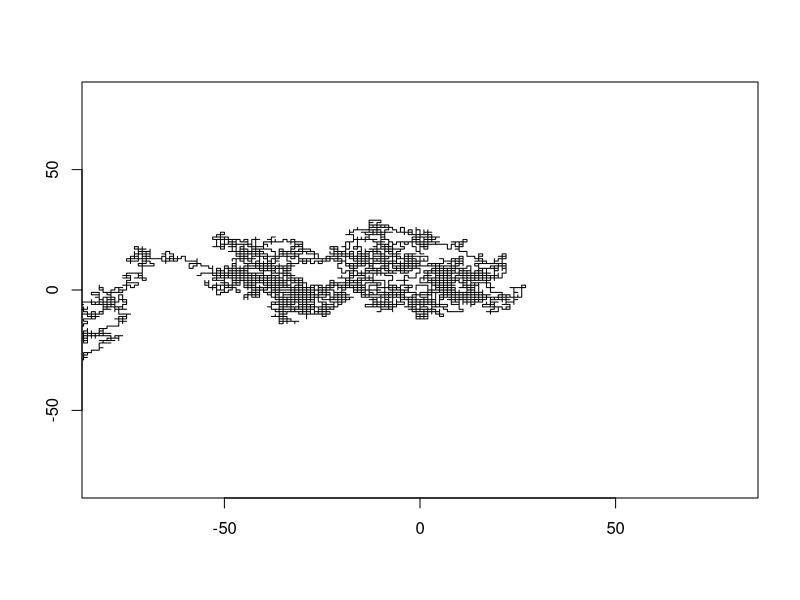
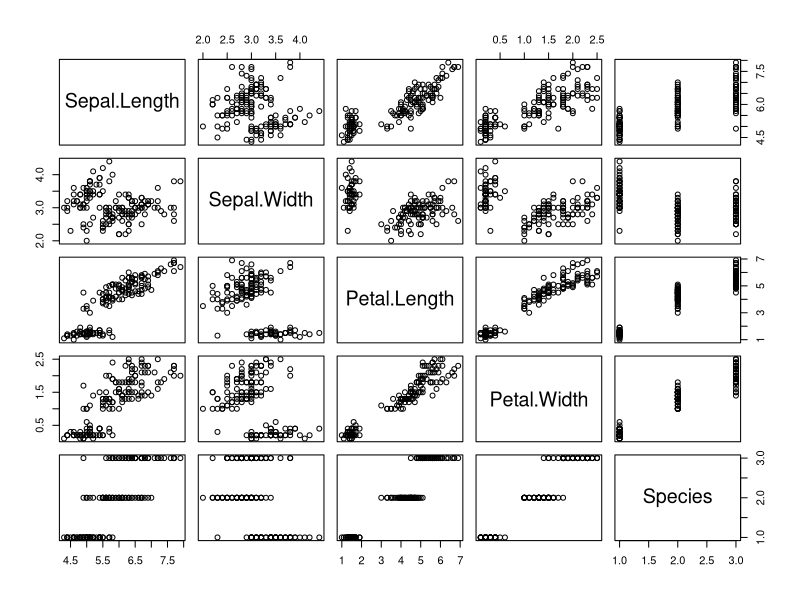

The R script that drew these images, in order:
# https://codereview.stackexchange.com/questions/83460/2d-lattice-random-walk-plots-in-functional-style
possibleSteps <- list(c(-1,0), c(0,-1), c(1,0), c(0,1))
step <- function(x) {
  return(unlist(sample(possibleSteps, 1)))
}
takeRandomWalk <- function(nSteps) {
  coordPairs <- Reduce(`+`, lapply(1:nSteps, step), accumulate = T)
  x <- sapply(coordPairs, `[`, 1)
  y <- sapply(coordPairs, `[`, 2)
  return(list(x, y))
}
plotRandomWalk <- function(nSteps, margins) {
  walkObj <- takeRandomWalk(nSteps)
  plot(seq(-margins,margins), seq(-margins,margins),
       type = 'n', xlab = "", ylab = "")
  lines(walkObj[[1]], walkObj[[2]])
}
plotRandomWalk(nSteps=10000, margins=80)




# expand.grid(c(-1:1), c(-1:1))
possible_steps <- list(c(-1,0), c(0,-1), c(1,0), c(0,1))
step_ <- function(possible_steps) sample(possible_steps, size=1)

rando_wawa_ <- function(n_steps){
  
  coordPairs <- Reduce(`+`, lapply(1:n_steps, step_), accumulate=TRUE)
  
  Reduce(`+`, lapply(1:n_steps, step_), accumulate=TRUE)
  
  
  x <- sapply(coordPairs, `[`, 1)
  y <- sapply(coordPairs, `[`, 2)
  return(list(x, y)) 
}









library("rpart")
rpart(Species ~ Sepal.Length, data=iris)

head(rpart::stagec)
progstat <- factor(rpart::stagec$pgstat, levels = 0:1, labels = c("No", "Prog"))
cfit <- rpart::rpart(progstat ~ age + eet + g2 + grade + gleason + ploidy,
                     data = rpart::stagec, method = 'class')
print(cfit)







pairs(iris)











